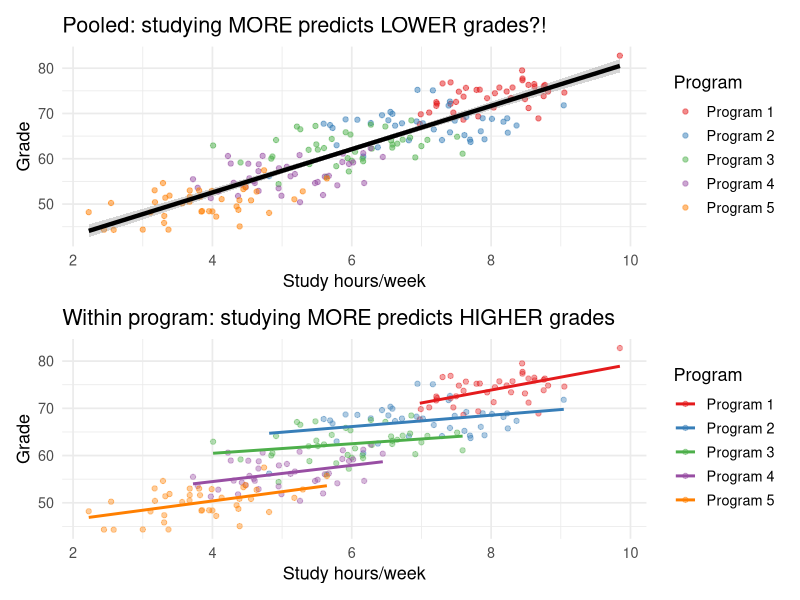

Reproduce this figure in R.
## ---- chunk 1
library(tidyverse)
library(lme4)
library(ggplot2)
set.seed(303)
## ---- chunk 2
# Classic demonstration: grades and study time, but students vary by program
# Hard program students study more AND have lower grades (because the program is harder)
n_students  <- 200
n_programs  <- 5

program_difficulty <- c(2, 4, 6, 8, 10)   # harder programs
program_study_avg  <- c(8, 7, 6, 5, 4)    # harder programs -> students study MORE

students <- tibble(
  student  = 1:n_students,
  program  = rep(1:n_programs, each = n_students / n_programs),
  study    = program_study_avg[program] + rnorm(n_students, 0, 0.8),
  grade    = 80 - 3 * program_difficulty[program] + 2 * (study - program_study_avg[program]) +
             rnorm(n_students, 0, 3),
  program_label = factor(program, labels = paste("Program", 1:n_programs))
)

# Overall relationship: NEGATIVE (studying more -> lower grades??)
m_pooled <- lm(grade ~ study, data = students)

# Within-program: POSITIVE
m_within <- lmer(grade ~ study + (1 | program_label), data = students)

p1 <- ggplot(students, aes(x = study, y = grade)) +
  geom_point(aes(color = program_label), alpha = 0.5) +
  geom_smooth(method = "lm", color = "black", linewidth = 1.5) +
  scale_color_brewer(palette = "Set1") +
  labs(title = "Pooled: studying MORE predicts LOWER grades?!",
       x = "Study hours/week", y = "Grade", color = "Program") +
  theme_minimal(base_size = 13)

p2 <- ggplot(students, aes(x = study, y = grade, color = program_label)) +
  geom_point(alpha = 0.4) +
  geom_smooth(method = "lm", se = FALSE, linewidth = 1) +
  scale_color_brewer(palette = "Set1") +
  labs(title = "Within program: studying MORE predicts HIGHER grades",
       x = "Study hours/week", y = "Grade", color = "Program") +
  theme_minimal(base_size = 13)

library(patchwork)
p1 / p2
